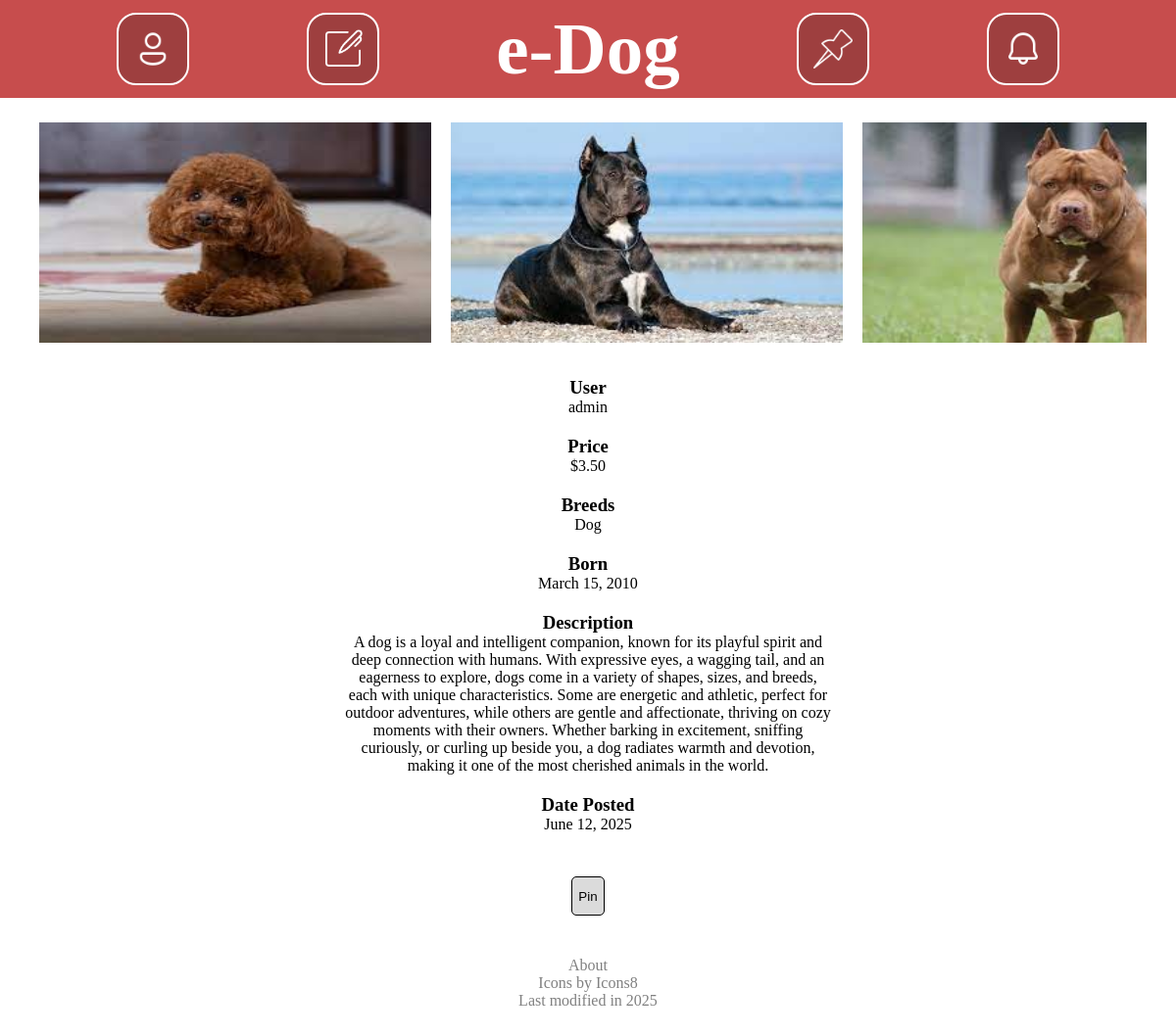
/post/70/, run on the app's committed database.
### post/models.py (models this page shows, shortened)
class Image(models.Model):
    photo = models.ImageField(upload_to="pics/%Y/%m/%d/")
    title = models.CharField(max_length=20)
    post = models.ForeignKey(Post, on_delete=models.CASCADE)

class Post(models.Model):
    user = models.ForeignKey(User, on_delete=models.CASCADE)
    breeds = models.CharField(max_length=100)
    price = models.DecimalField(decimal_places=2, max_digits=9)
    description = models.TextField(max_length=1000)
    age = models.DateField()
    dateCreated = models.DateField(auto_now_add=True)

### post/views.py (the view)
# urls.py: path("", views.index, name="index"),
def index(request, postID):
    post = get_object_or_404(Post, pk=postID)
    postKey = post.pk
    allImages = Image.objects.filter(post=postKey)
    context = {
        "post": post,
        "allImages": allImages,
    }
    return render(request, "post/index.html", context)

### post/templates/post/index.html (shortened to what this page needs)
<!DOCTYPE html>
<html lang="en-US">
	<head>
		{% load static %}
		<link rel="stylesheet" href="{% static 'browse/style.css' %}">
	</head>
	<body>
		<div class="content">
			{% include "browse/header.html" %}
			{% if post %}
				<div class="imageRow">
					{% for image in allImages %}
						<div class="imageBox">
							<img class="image" src="{{image.photo.url}}">
						</div>
					{% endfor %}
				</div>
				<div class="details">
					<h3>User</h3>
					<a href="/user/{{post.user.username}}"><p>{{post.user}}</p></a>
					<h3>Price</h3>
					<p>${{post.price}}</p>
					<h3>Breeds</h3>
					<p>{{post.breeds}}</p>
					<h3>Born</h3>
					<p>{{post.age}}</p>
					<h3>Description</h3>
					<p>{{post.description}}</p>
					<h3>Date Posted</h3>
					<p>{{post.dateCreated}}</p>
				</div>
			{% else %}
				<p>No Posts</p>
			{% endif %}
			<button id="pinButton" class="buttonLink" onclick="pinPost()">Pin</button>
			{% include "browse/footer.html" %}
		</div>
	</body>
</html>

### browse/static/browse/style.css (style rules this page uses)
:root { --textColor: #ffffff; --headerBGColor: #c74d4d; --iconBGColor: #9e3f3f; --contentBGColor: #ffffff; --bodyBGColor: #252525; --buttonColor: #dbdbdb; --buttonHover: #c0c0c0; --buttonPressed: #a8a8a8; --buttonTextColor: black; --buttonBorder: 1px solid black; --buttonRadius: 5px; --imgWidth: 400px; --imgHeight: 225px; }
body { background-color: var(--bodyBGColor); margin: 0; padding: 0; overflow-y: scroll; }
.content { display: flex; flex-direction: column; align-items: center; width: 100%; min-height: 100vh; background-color: var(--contentBGColor); }
p { margin: 0px; }
a { text-decoration: none; color:rgb(0, 0, 0); margin: 0px; }
h3 { margin: 0px; }
.image { width: var(--imgWidth); height: var(--imgHeight); }
.imageBox { display: flex; flex-direction: column; justify-content: center; margin-left: 10px; margin-right: 10px; }
.imageRow { display: flex; flex-direction: row; overflow-x: scroll; align-items: center; width: 95%; height: calc(var(--imgHeight) + 30px); }
.details { display: flex; flex-direction: column; align-items: center; width: 95%; margin: 20px; }
.details p { margin-bottom: 20px; text-align: center; max-width: 500px; }
button { height: 40px; background-color: var(--buttonColor); color: var(--buttonTextColor); border: var(--buttonBorder); border-radius: var(--buttonRadius); margin: 4px; }

### data on the page
Image: photo (picture)
Image: photo (picture)
Image: photo (picture)
Post: user "admin", price "3.50", breeds "Dog", age "March 15, 2010", description "A dog is a loyal and intelligent companion, known for its playful spirit and deep connection with humans. With expressive eyes, a wagging tail, and an eagerness to explore, dogs come in a variety of shapes, sizes, and breeds, each with unique characteristics. Some are energetic and athletic, perfect for outdoor adventures, while others are gentle and affectionate, thriving on cozy moments with their owners. Whether barking in excitement, sniffing curiously, or curling up beside you, a dog radiates warmth and devotion, making it one of the most cherished animals in the world.", dateCreated "June 12, 2025"
